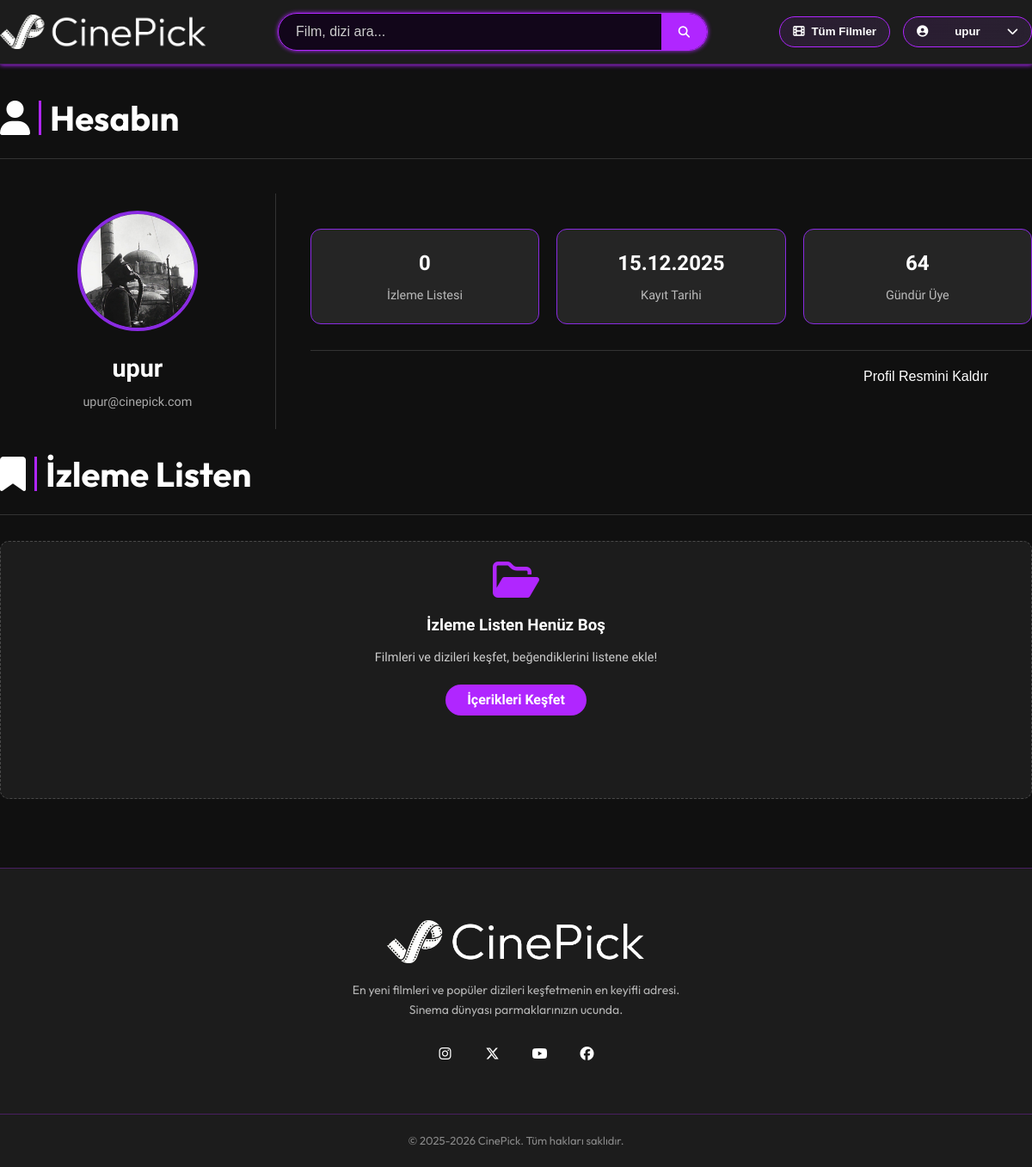
Page /account (signed in) on the committed database.
### models.py (models this page shows)
class User(db.Model, UserMixin):
    id = db.Column(db.Integer, primary_key=True)
    username = db.Column(db.String(20), unique=True, nullable=False)
    email = db.Column(db.String(120), unique=True, nullable=False)
    password = db.Column(db.String(60), nullable=False)
    watchlist = db.relationship('Watchlist', backref='author', lazy=True)
    created_at = db.Column(db.DateTime, nullable=False, default=datetime.utcnow)
    avatar = db.Column(db.String(100), nullable=True)
    is_admin = db.Column(db.Boolean, default=False)

### app.py (the view, shortened to what this page needs)
@app.route('/account')
@login_required
def account():
    user = current_user
    registration_date = user.created_at
    delta = datetime.now() - registration_date
    days_active = delta.days
    raw_watchlist = user.watchlist[::-1]
    watchlist_display = []
    hidden_items = get_hidden_items_set()
    return render_template('user-account.html',
                            user=user,
                            days_active=days_active,
                            watchlist_count=len(watchlist_display),
                            watchlist_movies=watchlist_display)

### app.py (called while the page is built, shortened)
@login_manager.user_loader
def load_user(user_id):
    return db.session.get(User, int(user_id))

@app.before_request
def track_visits():
    if request.path.startswith('/static') or request.path.startswith('/admin'):
        return
    today = date.today()
    last_visit = session.get('last_visit_date')
    if last_visit == str(today):
        return

### helpers.py (called while the page is built)
@cache.memoize(timeout=600)
def get_hidden_items_set():
    from models import HiddenContent
    return {(h.tmdb_id, h.media_type) for h in HiddenContent.query.all()}

### templates/user-account.html (shortened to what this page needs)
{% extends 'base.html' %}
{% block extra_css %}
<link rel="stylesheet" href="{{ url_for('static', filename='css/user-account.css') }}">
{% endblock %}
{% block content %}
<div class="container">
    <h2 class="section-title neon-text" style="margin-top: 30px; margin-bottom: 20px;">
        <i class="fas fa-user"></i> Hesabın
    </h2>
    <div class="account-layout">
        <div class="profile-section">
            <form id="avatar-upload-form" action="{{ url_for('upload_avatar') }}" method="POST" enctype="multipart/form-data">
                <div class="avatar-circle clickable-avatar" onclick="document.getElementById('avatar-file-input').click()">
                    {% if user.avatar %}
                        <img src="{{ url_for('static', filename='uploads/' + user.avatar) }}" alt="Avatar">
                    {% else %}
                        <span>{{ user.username[0]|upper }}</span>
                    {% endif %}
                </div>
            </form>
            <h1 class="profile-name">{{ user.username }}</h1>
            <p class="profile-email">{{ user.email }}</p>
        </div>
        <div class="info-section">
            <div class="stats-row">
                <div class="stat-card">
                    <span class="stat-number">{{ watchlist_count }}</span>
                    <span class="stat-title">İzleme Listesi</span>
                </div>
                <div class="stat-card">
                    <span class="stat-number">{{ user.created_at.strftime('%d.%m.%Y') }}</span>
                    <span class="stat-title">Kayıt Tarihi</span>
                </div>
                <div class="stat-card">
                    <span class="stat-number">{{ days_active }}</span>
                    <span class="stat-title">Gündür Üye</span>
                </div>
            </div>
            <div class="delete-row">
                {% if user.avatar %}
                    <button onclick="openAvatarConfirmModal('{{ user.id }}', '{{ user.username }}')" class="btn-delete avatar-delete-btn" style="margin-right: 20px;">
                        Profil Resmini Kaldır
                    </button>
                {% endif %}
            </div>
        </div>
    </div>
</div>
<div class="container watchlist-container">
    <h2 class="section-title neon-text"><i class="fas fa-bookmark"></i> İzleme Listen</h2>
    <div class="info-box-wrapper" id="watchlist-empty-state"
         style="display: {{ 'none' if watchlist_movies else 'block' }};">
        <div class="info-box empty-list">
            <i class="far fa-folder-open fa-3x"></i>
            <h3>İzleme Listen Henüz Boş</h3>
            <p>Filmleri ve dizileri keşfet, beğendiklerini listene ekle!</p>
            <a href="{{ url_for('all_movies') }}" class="info-btn secondary">İçerikleri Keşfet</a>
        </div>
    </div>
</div>
{% endblock %}

### templates/base.html (shortened to what this page needs)
<!DOCTYPE html>
<html lang="tr">
<head>
    <link rel="stylesheet" href="{{ url_for('static', filename='css/styles.css') }}">
    <link rel="stylesheet" href="{{ url_for('static', filename='css/universal.css') }}">
    <link rel="stylesheet" href="https://cdnjs.cloudflare.com/ajax/libs/font-awesome/6.6.0/css/all.min.css">
    {% block extra_css %}{% endblock %}
</head>
<body>
    <header class="header">
        <div class="container">
            <div class="header-content">
                <div class="logo">
                    <a href="{{ url_for('home') }}">
                        <img src="{{ url_for('static', filename='images/white.png') }}" alt="CinePick Logo">
                    </a>
                </div>
                <div class="search-container">
                    <div class="search-wrapper">
                        <div class="search-box">
                            <input type="text" id="search-input" placeholder="Film, dizi ara..." autocomplete="off">
                            <button id="search-btn">
                                <i class="fas fa-search"></i>
                            </button>
                        </div>
                    </div>
                </div>
                <div class="user-actions">
                    <div class="all-movies-nav">
                        <button onclick="window.location.href='{{ url_for('all_movies')}}'" id="all-movies-btn" class="all-movies-btn" title="Tüm Filmler">
                            <i id="icon" class="fa-solid fa-film"></i> Tüm Filmler
                        </button>
                    </div>
                    {% if current_user.is_authenticated %}
                        <div id="user-menu" class="user-menu" style="display: block;">
                            <button class="user-menu-btn">
                                <i class="fas fa-user-circle"></i>
                                <span id="username-display">{{ current_user.username }}</span>
                                <i class="fas fa-chevron-down"></i>
                            </button>
                        </div>
                    {% endif %}
                </div>
            </div>
        </div>
    </header>
    <div class="main-content">
        {% block content %}
        {% endblock %}
    </div>
    <footer class="site-footer">
        <div class="footer-container">
            <div class="footer-col">
                <div class="footer-logo">
                    <img src="{{ url_for('static', filename='images/white.png') }}" alt="Footer Logo">
                </div>
                <p class="footer-desc">
                    En yeni filmleri ve popüler dizileri keşfetmenin en keyifli adresi.
                    Sinema dünyası parmaklarınızın ucunda.
                </p>
                <div class="social-links">
                    <a href="https://www.instagram.com/" target="_blank" rel="noopener noreferrer"><i class="fab fa-instagram"></i></a>
                    <a href="https://www.x.com/" target="_blank" rel="noopener noreferrer"><i class="fab fa-x-twitter"></i></a>
                    <a href="https://www.youtube.com/" target="_blank" rel="noopener noreferrer"><i class="fab fa-youtube"></i></a>
                    <a href="https://www.facebook.com/" target="_blank" rel="noopener noreferrer"><i class="fab fa-facebook"></i></a>
                </div>
            </div>
        </div>
        <div class="footer-bottom">
            <p>&copy; 2025-2026 CinePick. Tüm hakları saklıdır.</p>
        </div>
    </footer>
</body>
</html>

### static/css/universal.css (style rules this page uses)
* { margin: 0; padding: 0; box-sizing: border-box; }
:root { --bg-dark: #0f001a; --bg-darker: #1a0033; --bg-dark-gray: #1c1c1c; --bg-darker-gray: #101010; --neon-primary: #b026ff; --neon-secondary: #9d4edd; --neon-accent: #c77dff; --text-light: #ffffff; --text-muted: #cccccc; --gold: #ffd700; --glass-bg: rgba(26, 0, 51, 0.7); --glass-border: rgba(176, 38, 255, 0.3); --purple-heart: #9d4edd; --pink: #ff4081; }
body { background: var(--bg-darker-gray); color: var(--text-light); font-family: 'Rajdhani', 'Montserrat', 'Outfit' , sans-serif; line-height: 1.6; min-height: 100vh; display: flex; flex-direction: column; overflow-x: hidden; }

### static/css/user-account.css (style rules this page uses)
.account-layout { display: flex; flex-wrap: wrap; padding: 20px 0; gap: 40px; align-items: center; }
body { background: var(--bg-darker-gray); }
.clickable-avatar { cursor: pointer; position: relative; transition: 0.3s ease; }
.section-title { color: #fff; border-bottom: 1px solid #333; padding-bottom: 10px; }
.profile-section { flex: 1; min-width: 250px; display: flex; flex-direction: column; align-items: center; justify-content: center; padding: 20px; border-right: 1px solid #333; }
.avatar-circle { width: 140px; height: 140px; border-radius: 50%; border: 4px solid #8a2be2; display: flex; align-items: center; justify-content: center; overflow: hidden; background: linear-gradient(135deg, #2c0052, #1a1a1a); margin-bottom: 20px; font-size: 3rem; font-weight: bold; color: #fff; }
.avatar-circle img { width: 100%; height: 100%; object-fit: cover; }
.profile-name { color: #fff; margin: 0; font-size: 1.8rem; font-weight: 600; }
.profile-email { color: #aaa; font-size: 0.9rem; margin-top: 5px; }
.info-section { flex: 3; display: flex; flex-direction: column; gap: 30px; }
.stats-row { display: flex; gap: 20px; width: 100%; }
.stat-card { flex: 1; background-color: #252525; padding: 20px; border-radius: 12px; border: 1px solid #8a2be2; text-align: center; transition: transform 0.2s; }
.stat-number { display: block; font-size: 1.5rem; font-weight: bold; color: #fff; margin-bottom: 5px; }
.stat-title { font-size: 0.9rem; color: #bbb; }
.delete-row { display: flex; justify-content: flex-end; padding-top: 10px; border-top: 1px solid #333; }
.btn-delete { background-color: transparent; border: 2px solid #dc3545; color: #dc3545; padding: 10px 30px; font-size: 1rem; border-radius: 20px; cursor: pointer; font-weight: bold; transition: all 0.3s ease; font-family: 'Rajdhani' sans-serif; }
.btn-delete.avatar-delete-btn { border: 1px solid transparent; color: white; font-weight: 200; }
.watchlist-container { margin-bottom: 80px; padding: 0; }
.section-title { color: #fff; margin-bottom: 30px; border-bottom: 1px solid #333; padding-bottom: 15px; }

### rows in the picture
User: username "upur", avatar (picture), email "upur@cinepick.com", created_at "15.12.2025"

### other values in the picture
{{ watchlist_count }} "0"
